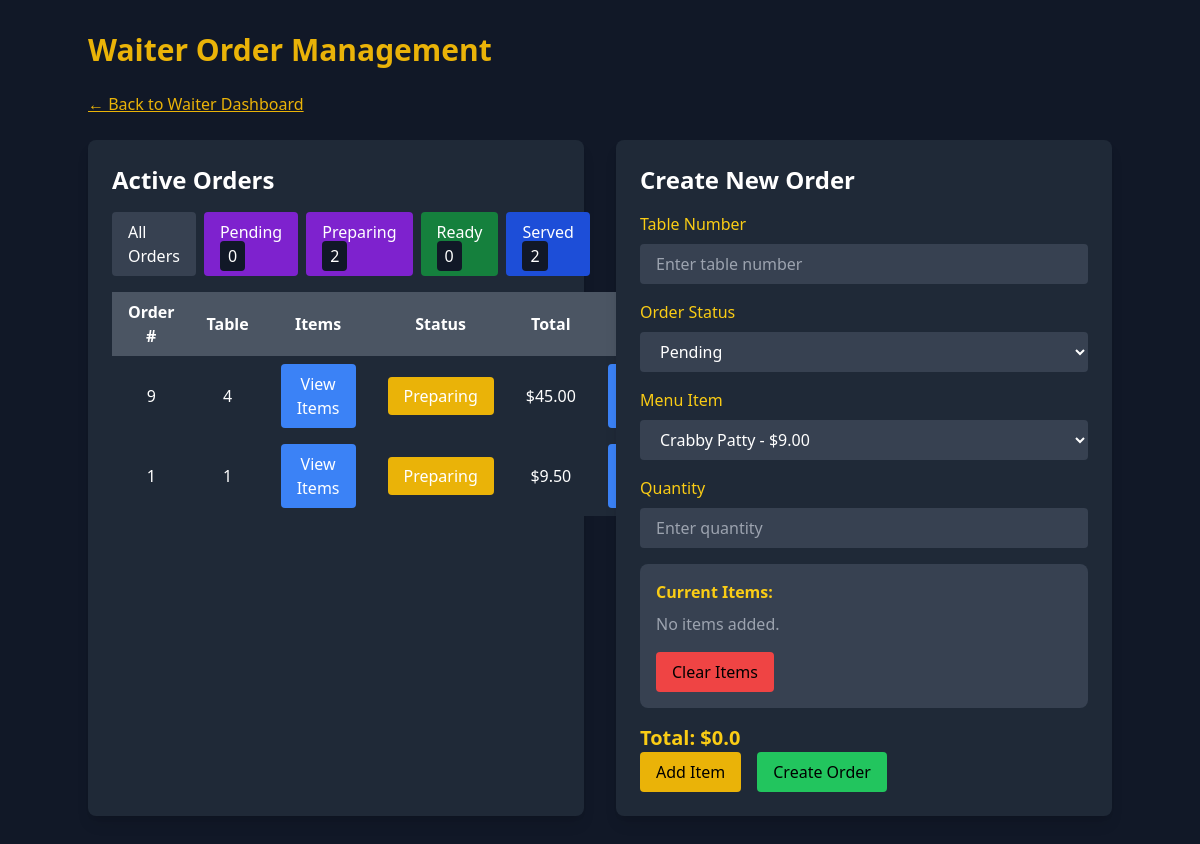
/order-management/order-management/?status=preparing (signed in), run on the app's committed database.
### order_management/models.py (models this page shows, shortened)
class Order(models.Model):
    STATUS_CHOICES = [
        ('pending', 'Pending'),
        ('preparing', 'Preparing'),
        ('ready', 'Ready'),
        ('served', 'Served'),
        ('completed', 'Completed'),
    ]
    PAYMENT_STATUS_CHOICES = [
        ('unpaid', 'Unpaid'),
        ('paid', 'Paid'),
    ]
    table_number = models.IntegerField()
    waiter = models.ForeignKey(User, on_delete=models.SET_NULL, null=True, related_name='orders')
    status = models.CharField(max_length=20, choices=STATUS_CHOICES, default='pending')
    payment_status = models.CharField(max_length=20, choices=PAYMENT_STATUS_CHOICES, default='unpaid')
    created_at = models.DateTimeField(auto_now_add=True)
    def total_amount(self):
        return sum(item.menu_item.price * item.quantity for item in self.items.all())
    class Meta:
        ordering = ['-created_at']

class OrderItem(models.Model):
    order = models.ForeignKey(Order, on_delete=models.CASCADE, related_name='items')
    menu_item = models.ForeignKey(MenuItem, on_delete=models.CASCADE)
    quantity = models.IntegerField(default=1)
    notes = models.TextField(blank=True, null=True)

### core/models.py (models this page shows, shortened)
class MenuItem(models.Model):
    name = models.CharField(max_length=100)
    description = models.TextField()
    price = models.DecimalField(max_digits=6, decimal_places=2)
    category = models.CharField(max_length=50)
    image = models.ImageField(upload_to='menu_images/', blank=True, null=True)
    ingredients = models.TextField(blank=True, null=True)
    available = models.BooleanField(default=True)

### order_management/views.py (the view, shortened to what this page needs)
# urls.py: path('order-management/', include('order_management.urls')),  # Link to order management app
@login_required
@user_passes_test(is_waiter)  # Restrict access to waiters
def order_management(request):
    status_filter = request.GET.get("status", "all")
    orders = Order.objects.all()
    if status_filter == "pending":
        orders = orders.filter(status="pending")
    elif status_filter == "preparing":
        orders = orders.filter(status="preparing")
    elif status_filter == "ready":
        orders = orders.filter(status="ready")
    elif status_filter == "served":
        orders = orders.filter(status="served")
    pending_orders = Order.objects.filter(status="pending")
    preparing_orders = Order.objects.filter(status="preparing")
    ready_orders = Order.objects.filter(status="ready")
    served_orders = Order.objects.filter(status="served")
    menu_items = MenuItem.objects.all()
    order_form = OrderForm(initial={'table_number': request.session.get("table_number", "")})  # Retain table number
    order_item_form = OrderItemForm()
    total_price = float(request.session.get("total_price", 0))
    order_items = request.session.get("order_items", [])
    return render(request, "order_management/order_management.html", {
        "orders": orders,
        "menu_items": menu_items,
        "order_form": order_form,
        "order_item_form": order_item_form,
        "order_items": order_items,
        "total_price": total_price,
        "pending_orders": pending_orders,
        "preparing_orders": preparing_orders,
        "ready_orders": ready_orders,
        "served_orders": served_orders,
        "order_status_choices": Order.STATUS_CHOICES,
    })

### order_management/forms.py
class OrderForm(forms.ModelForm):
    class Meta:
        model = Order
        fields = ['table_number', 'status']  # Removed waiter field
    table_number = forms.IntegerField(
        widget=forms.NumberInput(attrs={
            'class': 'w-full px-4 py-2 bg-gray-700 rounded focus:outline-none focus:ring focus:border-yellow-500',
            'placeholder': 'Enter table number',
        })
    )
    status = forms.ChoiceField(
        choices=Order.STATUS_CHOICES,
        widget=forms.Select(attrs={
            'class': 'w-full px-4 py-2 bg-gray-700 rounded focus:outline-none focus:ring focus:border-yellow-500',
        })
    )

### order_management/views.py (called while the page is built)
def is_waiter(user):
    return user.is_authenticated and hasattr(user, 'userprofile') and user.userprofile.role == "Waiter"

### order_management/templates/order_management/order_management.html (shortened to what this page needs)
<!DOCTYPE html>
<html lang="en">
<head>
    <script src="https://cdn.tailwindcss.com"></script>
</head>
<body class="bg-gray-900 text-white font-sans p-8">
    <div class="container mx-auto">
        <h1 class="text-3xl font-bold mb-6 text-yellow-500">Waiter Order Management</h1>
         <a href="{% url 'waiter_dashboard' %}" class="text-yellow-500 hover:text-yellow-300 underline mb-6 inline-block">
            ← Back to Waiter Dashboard
        </a>
        <div class="grid grid-cols-1 md:grid-cols-2 gap-8">
            <div class="bg-gray-800 p-6 rounded-lg shadow-lg">
                <h2 class="text-2xl font-semibold mb-4">Active Orders</h2>
                <div class="flex space-x-2 mb-4">
                    <a href="?status=all" class="bg-gray-700 px-4 py-2 rounded hover:bg-gray-600">All Orders</a>
                    <a href="?status=pending" class="bg-purple-700 px-4 py-2 rounded hover:bg-purple-600">
                        Pending <span class="bg-gray-900 px-2 py-1 rounded">{{ pending_orders.count }}</span>
                    </a>
                    <a href="?status=preparing" class="bg-purple-700 px-4 py-2 rounded hover:bg-purple-600">
                        Preparing <span class="bg-gray-900 px-2 py-1 rounded">{{ preparing_orders.count }}</span>
                    </a>
                    <a href="?status=ready" class="bg-green-700 px-4 py-2 rounded hover:bg-green-600">
                        Ready <span class="bg-gray-900 px-2 py-1 rounded">{{ ready_orders.count }}</span>
                    </a>
                    <a href="?status=served" class="bg-blue-700 px-4 py-2 rounded hover:bg-blue-600">
                        Served <span class="bg-gray-900 px-2 py-1 rounded">{{ served_orders.count }}</span>
                    </a>
                </div>
                <table class="w-full bg-gray-700 rounded-lg">
                    <thead>
                        <tr class="bg-gray-600">
                            <th class="px-4 py-2">Order #</th>
                            <th class="px-4 py-2">Table</th>
                            <th class="px-4 py-2">Items</th>
                            <th class="px-4 py-2">Status</th>
                            <th class="px-4 py-2">Total</th>
                            <th class="px-4 py-2">Actions</th>
                        </tr>
                    </thead>
                    <tbody>
                        {% for order in orders %}
                        <tr class="bg-gray-800">
                            <td class="px-4 py-2 text-center">{{ order.id }}</td>
                            <td class="px-4 py-2 text-center">{{ order.table_number }}</td>
                            <td class="px-4 py-2 text-center">
                                <button onclick="viewOrderItems('{{ order.id }}')" class="bg-blue-500 px-4 py-2 rounded hover:bg-blue-600">
                                    View Items
                                </button>
                            </td>
                            <td class="px-4 py-2 text-center">
                                <span class="bg-yellow-500 px-4 py-2 rounded">{{ order.get_status_display }}</span>
                            </td>
                            <td class="px-4 py-2 text-center">${{ order.total_amount }}</td>
                            <td class="px-4 py-2 text-center">
                                {% if order.status == "served" %}
                                <button
                                    data-order-id="{{ order.id }}"
                                    data-action="payment"
                                    onclick="updateOrderStatus('{{ order.id }}', 'payment')"
                                    class="bg-green-500 px-4 py-2 rounded hover:bg-green-600">
                                    Take Payment
                                </button>
                                {% else %}
                                <button
                                    data-order-id="{{ order.id }}"
                                    data-action="served"
                                    onclick="updateOrderStatus('{{ order.id }}', 'served')"
                                    class="bg-blue-500 px-4 py-2 rounded hover:bg-blue-600">
                                </button>
                                {% endif %}
                            </td>
                        </tr>
                        {% empty %}
                        <tr>
                            <td colspan="6" class="text-center">No active orders</td>
                        </tr>
                        {% endfor %}
                    </tbody>
                </table>
            </div>
            <div class="bg-gray-800 p-6 rounded-lg shadow-lg">
                <h2 class="text-2xl font-semibold mb-4">Create New Order</h2>
                <form method="POST">
                    <div class="mb-4">
                        <label class="block text-yellow-400 mb-2">Table Number</label>
                        <input type="number" name="table_number" value="{{ request.session.table_number }}"
                            class="w-full px-4 py-2 bg-gray-700 rounded focus:outline-none focus:ring focus:border-yellow-500"
                            placeholder="Enter table number">
                    </div>
                    <div class="mb-4">
                        <label class="block text-yellow-400 mb-2">Order Status</label>
                        <select name="status" class="w-full px-4 py-2 bg-gray-700 rounded focus:outline-none focus:ring focus:border-yellow-500">
                            {% for choice in order_status_choices %}
                            <option value="{{ choice.0 }}">{{ choice.1 }}</option>
                            {% endfor %}
                        </select>
                    </div>
                    <div class="mb-4">
                        <label class="block text-yellow-400 mb-2">Menu Item</label>
                        <select name="menu_item" class="w-full px-4 py-2 bg-gray-700 rounded focus:outline-none focus:ring focus:border-yellow-500">
                            {% for item in menu_items %}
                            <option value="{{ item.id }}">{{ item.name }} - ${{ item.price }}</option>
                            {% endfor %}
                        </select>
                    </div>
                    <div class="mb-4">
                        <label class="block text-yellow-400 mb-2">Quantity</label>
                        <input type="number" name="quantity" class="w-full px-4 py-2 bg-gray-700 rounded focus:outline-none focus:ring focus:border-yellow-500" min="1" placeholder="Enter quantity">
                    </div>
                    <div class="bg-gray-700 p-4 rounded-lg mb-4">
                        <h3 class="text-yellow-400 font-semibold mb-2">Current Items:</h3>
                        {% for item in order_items %}
                        <p class="text-white">{{ item.quantity }} x {{ item.menu_item }} - ${{ item.price }}</p>
                        {% empty %}
                        <p class="text-gray-400">No items added.</p>
                        {% endfor %}
                        <button type="submit" name="clear_items" class="mt-4 bg-red-500 text-black px-4 py-2 rounded hover:bg-red-600">
                            Clear Items
                        </button>
                    </div>
                    <div class="text-xl font-bold mt-4 text-yellow-400">
                        Total: ${{ total_price }}
                    </div>
                    <div class="flex space-x-4">
                        <button type="submit" name="add_item" class="bg-yellow-500 text-black px-4 py-2 rounded hover:bg-yellow-600">
                            Add Item
                        </button>
                        <button type="submit" name="create_order" class="bg-green-500 text-black px-4 py-2 rounded hover:bg-green-600">
                            Create Order
                        </button>
                    </div>
                </form>
            </div>
        </div>
    </div>
</body>
</html>

### data on the page
Order: id "9", table_number "4", status "Preparing", total_amount "45.00"
Order: id "1", table_number "1", status "Preparing", total_amount "9.50"

### other printed values
{{ pending_orders.count }} "0"
{{ preparing_orders.count }} "2"
{{ ready_orders.count }} "0"
{{ served_orders.count }} "2"
{{ total_price }} "0.0"
form field status "Pending"
form field menu_item "Crabby Patty - $9.00"
